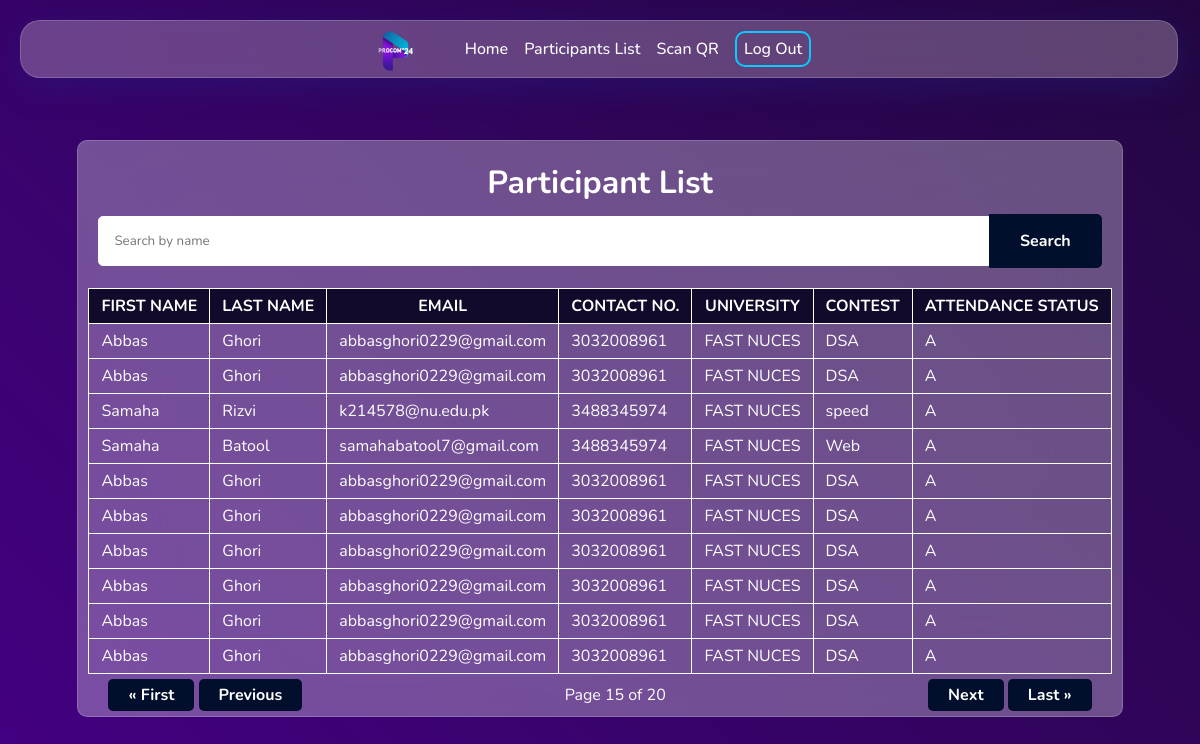
Page /participants/?page=15 on the earlier database version.
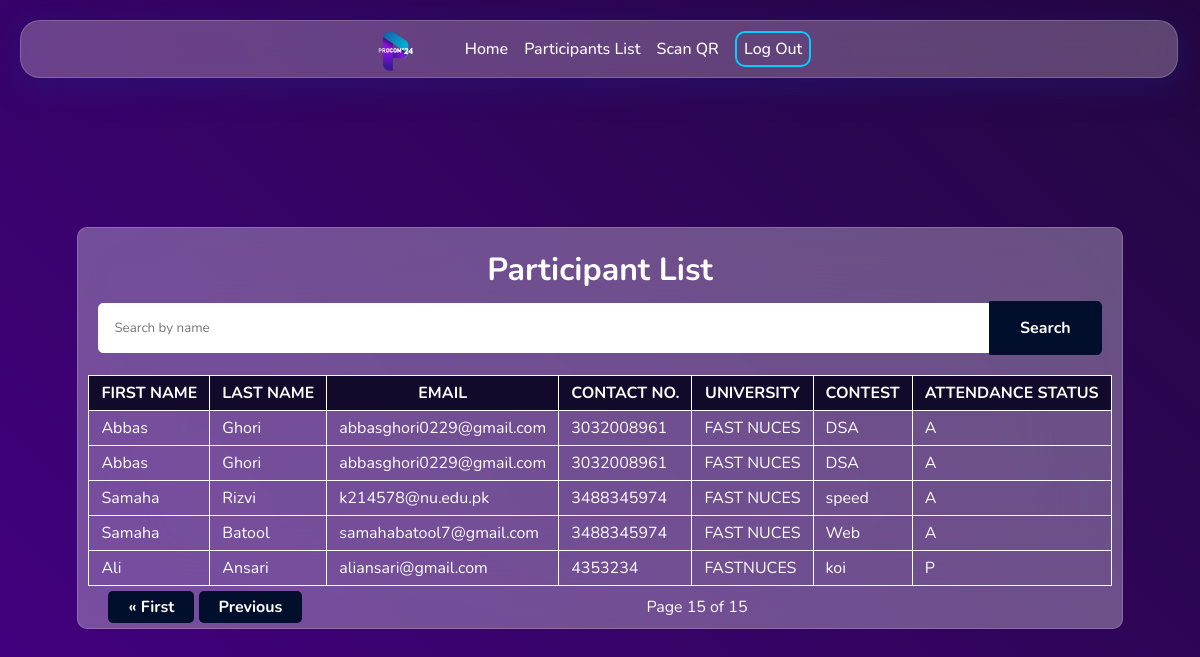
Same page on the later database version.
### registration/models.py (models this page shows, shortened)
class Participants(models.Model):
    participantID = models.AutoField(primary_key=True)
    firstname = models.CharField(max_length=255)
    lastname = models.CharField(max_length=255)
    email = models.EmailField()
    phonenumber = models.CharField(max_length=20)
    universityname = models.CharField(max_length=255)
    contestname = models.CharField(max_length=255)
    age = models.PositiveIntegerField()
    attendanceStatus = models.CharField(max_length=255, default='A')

### registration/views.py (the view)
# urls.py: path('participants/', participant_list, name='participant_list'),
def participant_list(request):
    search_query = request.GET.get('search', '')
    page = request.GET.get('page', 1)
    if search_query:
        search_terms = search_query.split()
        first_name_q = Q()
        last_name_q = Q()
        for term in search_terms:
            first_name_q |= Q(firstname__icontains=term)
            last_name_q |= Q(lastname__icontains=term)
        participants = Participants.objects.filter(first_name_q | last_name_q)
    else:
        participants = Participants.objects.all()
    paginator = Paginator(participants, 10)  # Show 10 participants per page
    try:
        participants = paginator.page(page)
    except PageNotAnInteger:
        participants = paginator.page(1)
    except EmptyPage:
        participants = paginator.page(paginator.num_pages)
    context = {'participants': participants, 'search_query': search_query}
    return render(request, 'participant_list.html', context)

### registration/templates/participant_list.html (shortened to what this page needs)
{% load static %}
<!DOCTYPE html>
<html lang="en">
<head>
    <link rel="stylesheet" href="{% static 'nav.css' %}">
    <link rel="stylesheet" href="{% static 'style.css' %}">
    <link href='https://unpkg.com/boxicons@2.1.4/css/boxicons.min.css' rel='stylesheet'>
</head>
<body>
    <nav class="nav">
        <div class="logo">
            <a href="{% url 'home' %}">
                <img src="{% static 'logo.png' %}" alt="logo" class="logo-image">
            </a>
        </div>
        <div class="right-nav">
            <ul class="right-ul">
                <li>
                    <a href="{% url 'home' %}" class="underline-animation">Home</a>
                </li>
                <li>
                    <a href="{% url 'participant_list' %}" class="underline-animation">Participants List</a>
                </li>
                <li>
                    <a href="{% url 'scan_qr' %}" class="underline-animation">Scan QR</a>
                </li>
                <li><a href="{% url 'logout' %}" class="logout">Log Out</a></li>
            </ul>
        </div>
    </nav>
    <div class="outerdiv">
        <div class="innerdiv">
            <h1 class="mainhead">
                Participant List
            </h1>
            <form method="get" action="{% url 'participant_list' %}" class="search-form">
                <input type="text" name="search" placeholder="Search by name" value="{{ search_query }}">
                <button type="submit">Search</button>
            </form>
            <div class="table">
                <table class="datatable">
                    <thead>
                        <tr>
                            <th class="tabheadings">First Name</th>
                            <th class="tabheadings">Last Name</th>
                            <th class="tabheadings">Email</th>
                            <th class="tabheadings">Contact NO.</th>
                            <th class="tabheadings">University</th>
                            <th class="tabheadings">Contest</th>
                            <th class="tabheadings">Attendance Status</th>
                        </tr>
                    </thead>
                    <tbody>
                        {% for participant in participants|slice:":10" %}
                        <tr>
                            <td>{{ participant.firstname }}</td>
                            <td>{{ participant.lastname }}</td>
                            <td>{{ participant.email }}</td>
                            <td>{{ participant.phonenumber }}</td>
                            <td>{{ participant.universityname }}</td>
                            <td>{{ participant.contestname }}</td>
                            <td>{{ participant.attendanceStatus }}</td>
                        </tr>
                        {% endfor %}
                    </tbody>
                </table>
            </div>
            <div class="pagination">
                <span class="step-links">
                    <div class="firstprev">
                        {% if participants.has_previous %}
                        <a class="pagebutton" href="?page=1">&laquo; First</a>
                        <a class="pagebutton" href="?page={{ participants.previous_page_number }}">Previous</a>
                        {% endif %}
                    </div>
                    <span class="current">
                        Page {{ participants.number }} of {{ participants.paginator.num_pages }}
                    </span>
                    <div class="nextlast">
                        {% if participants.has_next %}
                        <a class="pagebutton" href="?page={{ participants.next_page_number }}">Next</a>
                        <a class="pagebutton" href="?page={{ participants.paginator.num_pages }}">Last &raquo;</a>
                        {% endif %}
                    </div>
                </span>
            </div>
        </div>
    </div>
</body>
</html>

### registration/templates/static/nav.css (style rules this page uses)
* { margin: 0; padding: 0; box-sizing: border-box; }
.nav { position: fixed; top: 0; left: 0; width: 96.5vw; z-index: 1000; display: flex; justify-content: center; align-items: center; padding-inline: 100px; margin: 20px; border-radius: 20px; background: rgba(255, 238, 238, 0.264); box-shadow: 0 8px 32px 0 rgba(31, 38, 135, 0.37); backdrop-filter: blur(25px); -webkit-backdrop-filter: blur(25px); border: 1px solid rgba(255, 255, 255, 0.18); gap: 50px; }
.logo { cursor: pointer; padding-top: 10px; }
.logo-image { height: 40px; width: 40px; }
.right-ul { list-style-type: none; padding: 0; margin: 0; }
.right-ul li { display: inline; margin-right: 12px; }
.right-ul .underline-animation { display: inline-block; position: relative; text-decoration: none; font-family: 'Nunito', sans-serif; font-weight: 500; color: rgb(255, 255, 255); transition: transform 0.25s ease-out; }
.right-ul .underline-animation::after { content: ''; position: absolute; width: 100%; transform: scaleX(0); height: 3px; bottom: -4px; left: 0; background-color: #06CDFF; transform-origin: bottom right; transition: transform 0.4s ease-out; }
.right-nav { display: flex; align-items: center; gap: 30px; }
.logout { border: 2px solid #06CDFF; border-radius: 10px; padding: 5px 7px; text-decoration: none; font-family: 'Nunito', sans-serif; font-weight: 500; color: rgb(255, 255, 255); transition: transform 0.25s ease-out; }

### registration/templates/static/style.css (style rules this page uses)
body { margin: 0; padding: 0; display: flex; align-items: center; justify-content: center; height: 100vh; width: 100%; background-image: linear-gradient(45deg, #440083, #230741); font-family: 'Nunito', sans-serif; }
.outerdiv { display: flex; justify-content: center; position: relative; z-index: 1; }
.innerdiv { z-index: 2; margin-top: 15vh; margin-bottom: 8vh; background: rgba(255, 255, 255, 0.3); padding: 0px 10px; backdrop-filter: blur(50px); -webkit-backdrop-filter: blur(50px); border: 1px solid rgba(255, 255, 255, 0.18); border-radius: 10px; }
.mainhead { text-align: center; color: #fff; margin: 10px; margin-top: 20px; }
.tabheadings { background-color: #110a2a; text-transform: uppercase; padding: 5px; }
a { color: #fff; }
td { padding: 5px 7px; }
.pagination { display: flex; justify-content: center; }
.step-links { width: 100%; display: flex; justify-content: space-between; padding: 10px 20px; }
.current { color: #fff; }
.pagebutton { padding: 5px 20px; font-size: 16px; font-weight: bold; text-align: center; text-decoration: none; background-color: #010f2d; color: #fff; border-radius: 5px; cursor: pointer; transition: background-color 0.3s; }
.search-form { margin: 10px; margin-bottom: 20px; display: flex; align-items: center; }
.search-form input[type="text"] { flex-grow: 1; padding: 15px; border: 1px solid #fff; border-radius: 5px 0 0 5px; font-family: 'Nunito', sans-serif; }
.search-form button { padding: 15px 30px; background-color: #010f2d; color: #fff; border: 1px solid #010f2d; border-radius: 0 5px 5px 0; cursor: pointer; font-family: 'Nunito', sans-serif; font-weight: bold; font-size: medium; }

Differences in the rows shown:
removed Participants: firstname "Abbas", lastname "Ghori", email "abbasghori0229@gmail.com", phonenumber "3032008961", universityname "FAST NUCES", contestname "DSA", attendanceStatus "A"
removed Participants: firstname "Abbas", lastname "Ghori", email "abbasghori0229@gmail.com", phonenumber "3032008961", universityname "FAST NUCES", contestname "DSA", attendanceStatus "A"
removed Participants: firstname "Abbas", lastname "Ghori", email "abbasghori0229@gmail.com", phonenumber "3032008961", universityname "FAST NUCES", contestname "DSA", attendanceStatus "A"
removed Participants: firstname "Abbas", lastname "Ghori", email "abbasghori0229@gmail.com", phonenumber "3032008961", universityname "FAST NUCES", contestname "DSA", attendanceStatus "A"
removed Participants: firstname "Abbas", lastname "Ghori", email "abbasghori0229@gmail.com", phonenumber "3032008961", universityname "FAST NUCES", contestname "DSA", attendanceStatus "A"
removed Participants: firstname "Abbas", lastname "Ghori", email "abbasghori0229@gmail.com", phonenumber "3032008961", universityname "FAST NUCES", contestname "DSA", attendanceStatus "A"
added Participants: firstname "Ali", lastname "Ansari", email "aliansari@gmail.com", phonenumber "4353234", universityname "FASTNUCES", contestname "koi", attendanceStatus "P"
Other differences:
{{ participants.paginator.num_pages }}: "20" → "15"
text no longer shown: "Next Last »"
